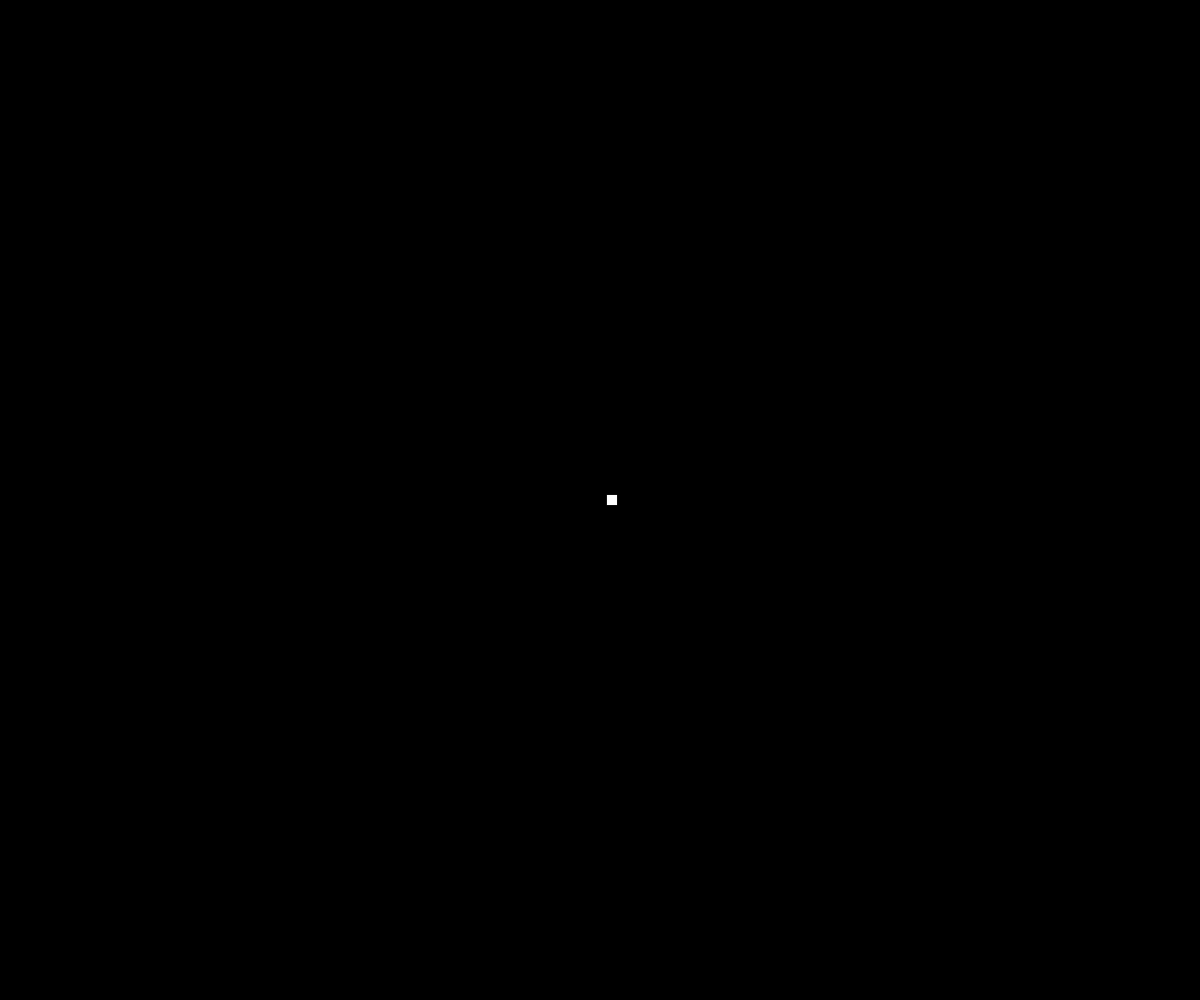
Frame 1 (no input)
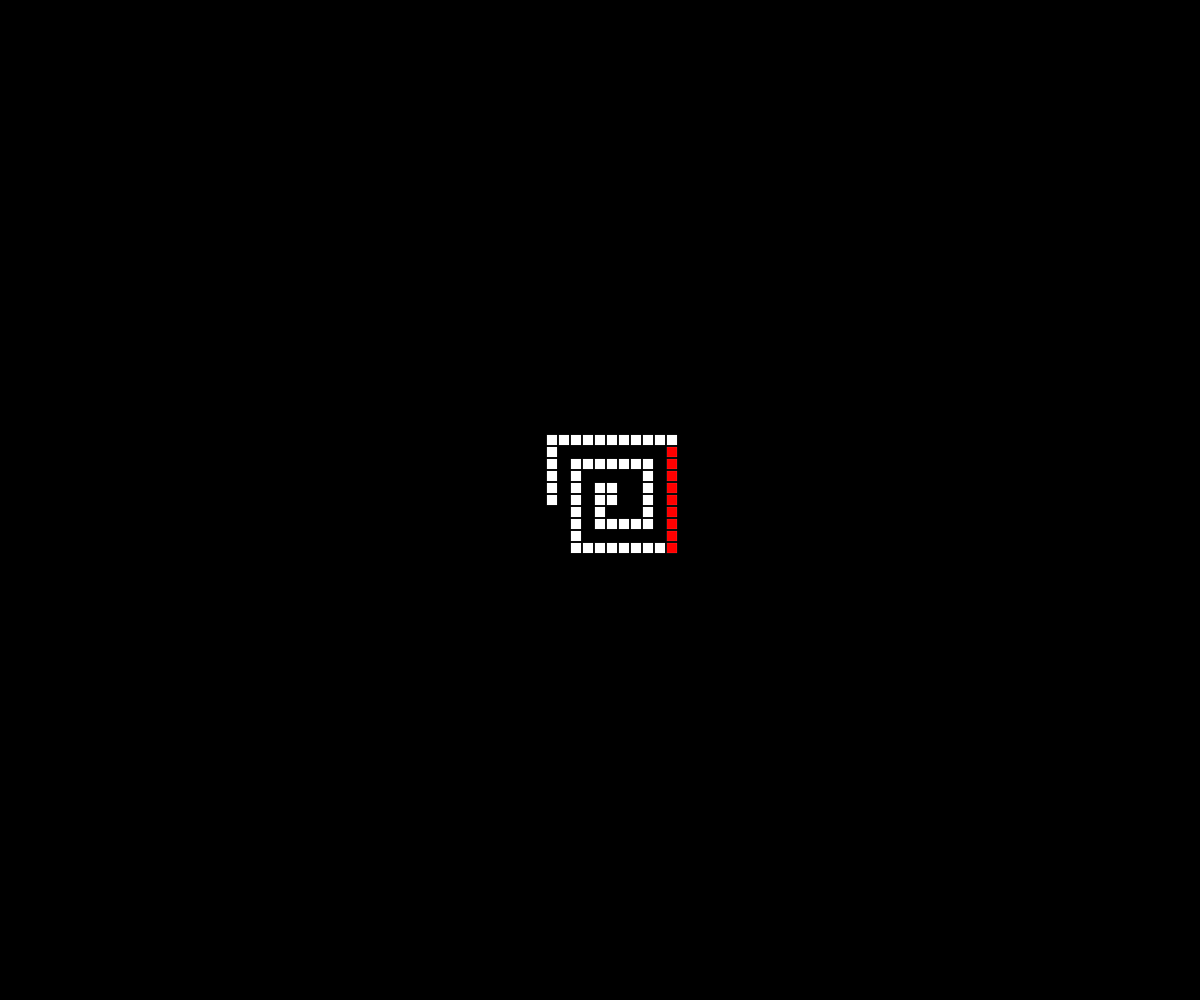
Frame 60 (no input)
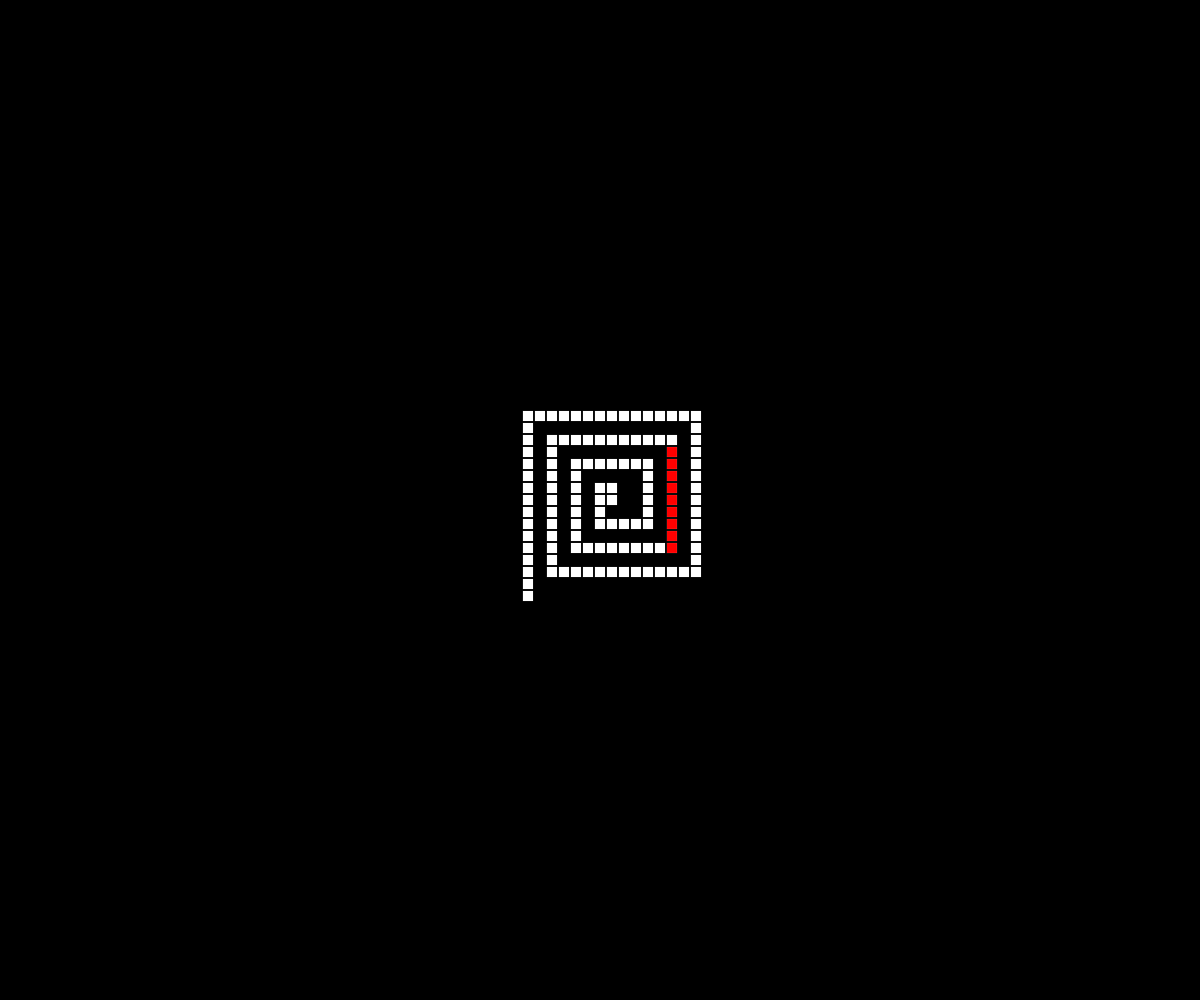
Frame 120 (the mouse pressed at the canvas centre since frame 60)

The p5.js sketch that drew these frames (run headless with seeded random() and noise() and a simulated clock; from frame 60 on, the mouse is pressed at the canvas centre):

// p5.js sketch
// ── sketch.js
let pos;
let step;
let stepsize = 12;
let stepamount = 1;
let state = 0;

let turncounter = 0

function setup() {

    createCanvas(windowWidth, windowHeight);
    pos = createVector(0,0);
    pos.x = windowWidth /2;
    pos.y = windowHeight/2
    step = 1
    background(0)
}

function draw() {
    textSize(10)
    rectMode(CENTER)
    stroke(255)

    switch (state){
        case 0: pos.x += stepsize; break;
        case 1: pos.y -= stepsize; break;
        case 2: pos.x -= stepsize; break;
        case 3: pos.y += stepsize; break;
    }

    if (step % stepamount == 0){
        state = (state + 1 ) % 4
        turncounter ++
        if (turncounter %2 == 0){
            stepamount += 2
        }
    }

    if (turncounter % 4.5 == 0) {fill(255,0,0)}
    else {fill(255)}

    strokeWeight(0.1)
    rect(pos.x,pos.y,10)
    step++
}
